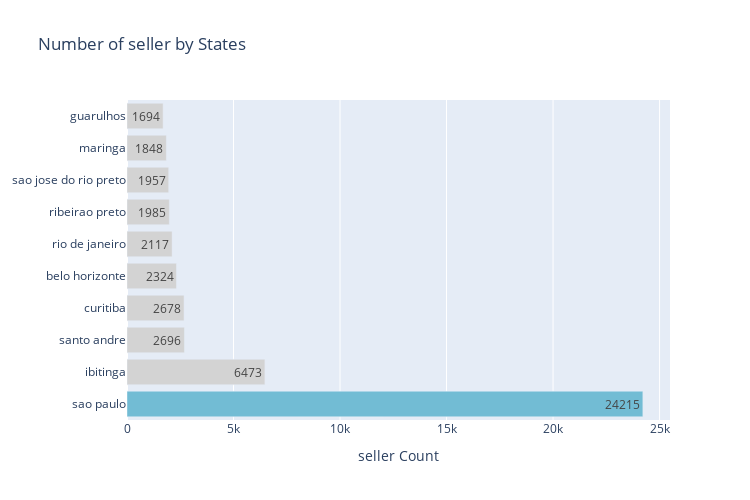

Here is the notebook cell this chart was saved with:
### Markdown cell above
## Bagaimana pesebaran daerah tempat seller yang melakukan transaksi ?

### Code cell
bystate_df = all_df.groupby(by="seller_city").agg({
    "order_id": "nunique",
    "payment_value": "sum",
    "product_name": pd.Series.mode
}).nlargest(10, "order_id").reset_index()
bystate_df.rename(columns={
    "order_id": "seller_count"
}, inplace=True)

fig = go.Figure()

fig.add_trace(go.Bar(
    x=bystate_df['seller_count'],
    y=bystate_df['seller_city'],
    orientation='h',
    marker=dict(
        color=["#72BCD4", "#D3D3D3", "#D3D3D3", "#D3D3D3", "#D3D3D3", "#D3D3D3", "#D3D3D3", "#D3D3D3", "#D3D3D3", "#D3D3D3"],
    ),
    text=bystate_df['seller_count'],  # Menambahkan teks berdasarkan jumlah penjual
    textposition='auto',  # Menyesuaikan posisi teks secara otomatis
))

fig.update_layout(
    title='Number of seller by States',
    xaxis=dict(
        title='seller Count',
        tickfont=dict(
            size=12,
        ),
    ),
    yaxis=dict(
        tickfont=dict(
            size=12,
        ),
        automargin=True,
    ),
    width=750,
    height=500,
)
fig.show()

### Figure 1 — Plotly figure (JSON) as saved in the notebook; plotly's stock layout.template omitted (floating-point values rounded to 4 significant figures)
{"data": [{"marker": {"color": ["#72BCD4", "#D3D3D3", "#D3D3D3", "#D3D3D3", "#D3D3D3", "#D3D3D3", "#D3D3D3", "#D3D3D3", "#D3D3D3", "#D3D3D3"]}, "orientation": "h", "text": [24215, 6473, 2696, 2678, 2324, 2117, 1985, 1957, 1848, 1694], "textposition": "auto", "type": "bar", "x": [24215, 6473, 2696, 2678, 2324, 2117, 1985, 1957, 1848, 1694], "y": ["sao paulo", "ibitinga", "santo andre", "curitiba", "belo horizonte", "rio de janeiro", "ribeirao preto", "sao jose do rio preto", "maringa", "guarulhos"]}], "layout": {"height": 500, "title": {"text": "Number of seller by States"}, "width": 750, "xaxis": {"tickfont": {"size": 12}, "title": {"text": "seller Count"}}, "yaxis": {"automargin": true, "tickfont": {"size": 12}}}}
